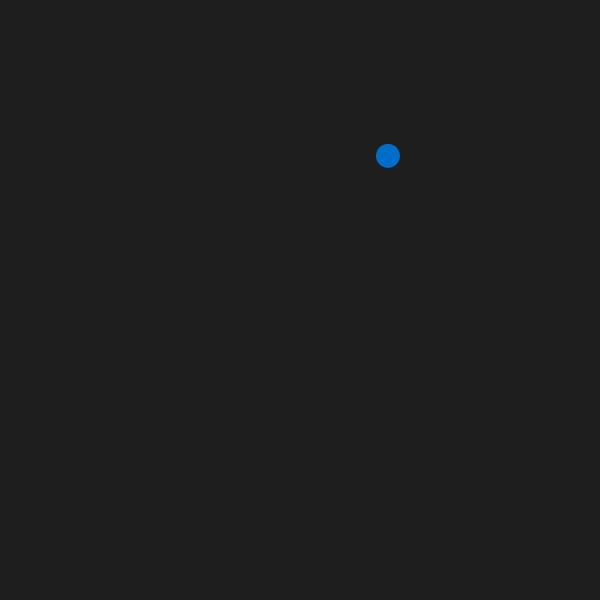
Frame 1 (no input)
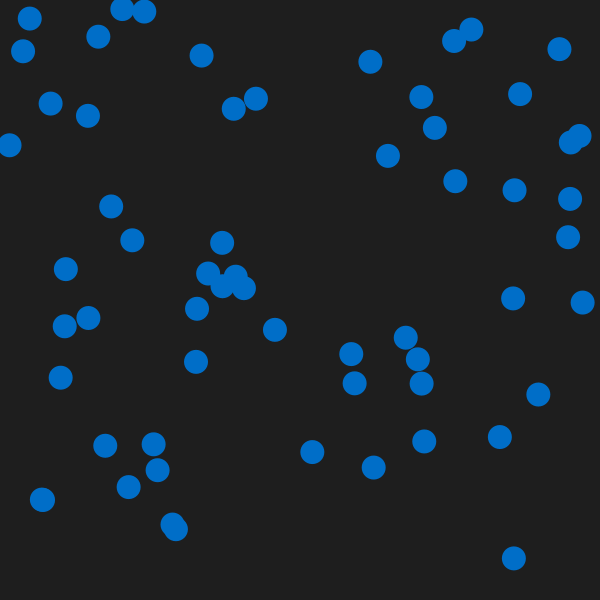
Frame 60 (the mouse pressed at the canvas centre just before this capture)
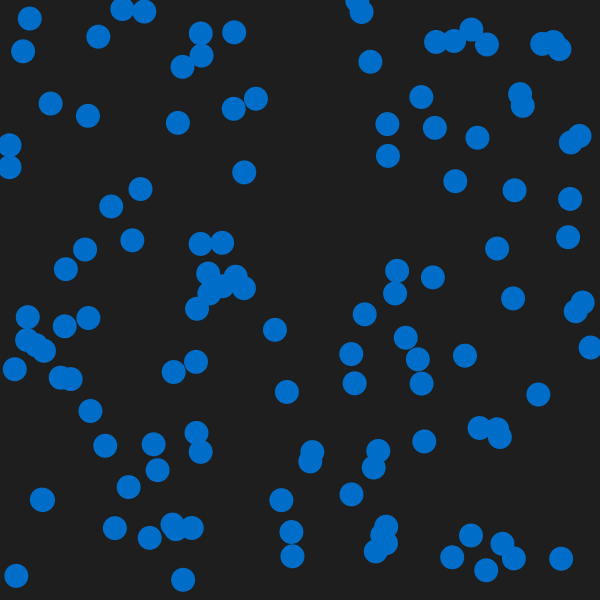
Frame 120 (the mouse held since frame 60 and released just before this capture)

The Processing sketch that drew these frames (run headless with seeded random() and noise(); from frame 60 on, the mouse is pressed at the canvas centre):

// Processing sketch: HOMEWORK_WEEK_5_RANDOM
// ── HOMEWORK_WEEK_5_RANDOM.pde
float circleX;
float circleY;

void setup(){
  size(600, 600);
  background(30);
}

void draw(){
  circleX = random(width);
  circleY = random(height);
  
  fill(0, 110, 200);
  noStroke();
  ellipse(circleX, circleY, 24, 24);
}
